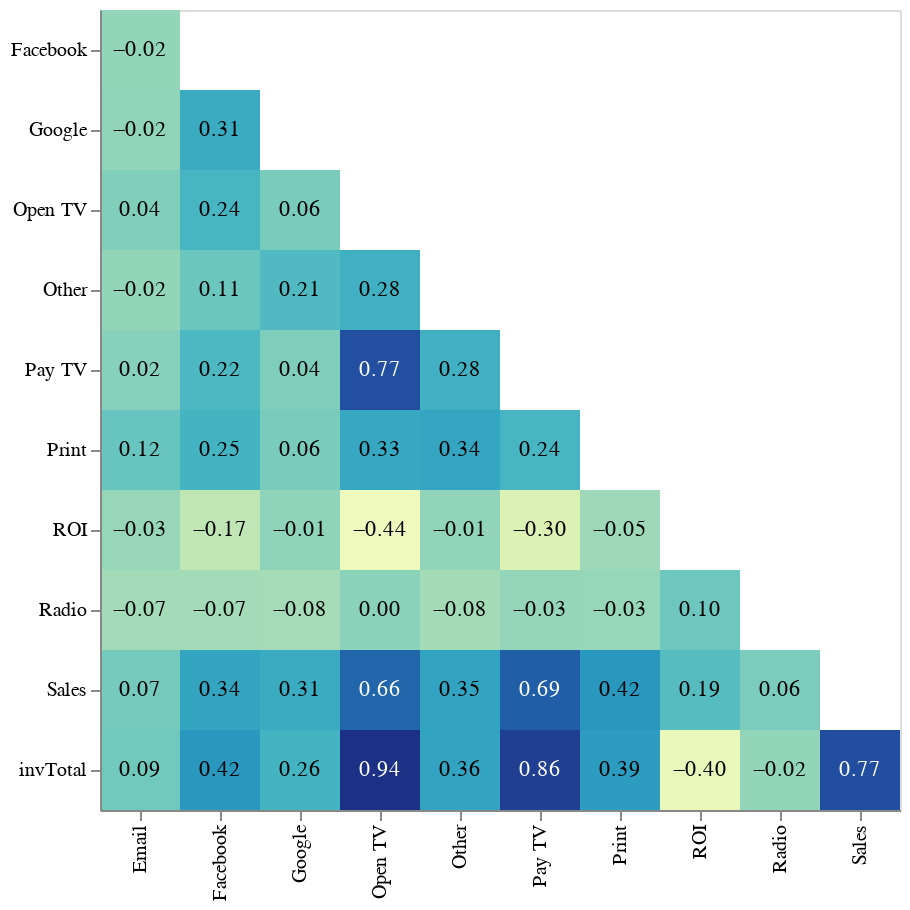

The code cell stored with this chart in its notebook:
### Code cell
viz_corr(df_inv_med)

### Figure 1 — Vega-Lite specification as saved in the notebook (floating-point values rounded to 4 significant figures)
{"config": {"view": {"continuousWidth": 400, "continuousHeight": 300}}, "layer": [{"mark": "rect", "encoding": {"color": {"type": "quantitative", "field": "correlation", "legend": null}, "tooltip": [{"type": "nominal", "field": "var1"}, {"type": "nominal", "field": "var2"}, {"type": "quantitative", "field": "correlation"}], "x": {"type": "nominal", "field": "var1", "title": ""}, "y": {"type": "nominal", "field": "var2", "title": ""}}, "height": {"step": 40}, "transform": [{"filter": "(datum.var1 < datum.var2)"}], "width": {"step": 40}}, {"mark": {"type": "text", "size": 11}, "encoding": {"color": {"condition": {"value": "white", "test": "datum.correlation > 0.5"}, "value": "black"}, "text": {"type": "quantitative", "field": "correlation", "format": ".2f"}, "tooltip": [{"type": "nominal", "field": "var1"}, {"type": "nominal", "field": "var2"}, {"type": "quantitative", "field": "correlation"}], "x": {"type": "nominal", "field": "var1", "title": ""}, "y": {"type": "nominal", "field": "var2", "title": ""}}, "height": {"step": 40}, "transform": [{"filter": "(datum.var1 < datum.var2)"}], "width": {"step": 40}}], "data": {"name": "data-47b351235ad6d168712474230a214c5f"}, "$schema": "https://vega.github.io/schema/vega-lite/v4.8.1.json", "datasets": {"data-47b351235ad6d168712474230a214c5f": [{"var1": "Print", "var2": "Print", "correlation": 1.0}, {"var1": "Other", "var2": "Print", "correlation": 0.3414}, {"var1": "Email", "var2": "Print", "correlation": 0.1227}, {"var1": "Radio", "var2": "Print", "correlation": -0.03048}, {"var1": "Facebook", "var2": "Print", "correlation": 0.2513}, {"var1": "Google", "var2": "Print", "correlation": 0.06205}, {"var1": "Pay TV", "var2": "Print", "correlation": 0.2399}, {"var1": "Open TV", "var2": "Print", "correlation": 0.3262}, {"var1": "invTotal", "var2": "Print", "correlation": 0.3929}, {"var1": "Sales", "var2": "Print", "correlation": 0.4205}, {"var1": "ROI", "var2": "Print", "correlation": -0.05331}, {"var1": "Print", "var2": "Other", "correlation": 0.3414}, {"var1": "Other", "var2": "Other", "correlation": 1.0}, {"var1": "Email", "var2": "Other", "correlation": -0.02176}, {"var1": "Radio", "var2": "Other", "correlation": -0.07708}, {"var1": "Facebook", "var2": "Other", "correlation": 0.107}, {"var1": "Google", "var2": "Other", "correlation": 0.2109}, {"var1": "Pay TV", "var2": "Other", "correlation": 0.2755}, {"var1": "Open TV", "var2": "Other", "correlation": 0.2771}, {"var1": "invTotal", "var2": "Other", "correlation": 0.3565}, {"var1": "Sales", "var2": "Other", "correlation": 0.3535}, {"var1": "ROI", "var2": "Other", "correlation": -0.01443}, {"var1": "Print", "var2": "Email", "correlation": 0.1227}, {"var1": "Other", "var2": "Email", "correlation": -0.02176}, {"var1": "Email", "var2": "Email", "correlation": 1.0}, {"var1": "Radio", "var2": "Email", "correlation": -0.07485}, {"var1": "Facebook", "var2": "Email", "correlation": -0.0213}, {"var1": "Google", "var2": "Email", "correlation": -0.01759}, {"var1": "Pay TV", "var2": "Email", "correlation": 0.01869}, {"var1": "Open TV", "var2": "Email", "correlation": 0.03587}, {"var1": "invTotal", "var2": "Email", "correlation": 0.08924}, {"var1": "Sales", "var2": "Email", "correlation": 0.07314}, {"var1": "ROI", "var2": "Email", "correlation": -0.03392}, {"var1": "Print", "var2": "Radio", "correlation": -0.03048}, {"var1": "Other", "var2": "Radio", "correlation": -0.07708}, {"var1": "Email", "var2": "Radio", "correlation": -0.07485}, {"var1": "Radio", "var2": "Radio", "correlation": 1.0}, {"var1": "Facebook", "var2": "Radio", "correlation": -0.07427}, {"var1": "Google", "var2": "Radio", "correlation": -0.08056}, {"var1": "Pay TV", "var2": "Radio", "correlation": -0.02821}, {"var1": "Open TV", "var2": "Radio", "correlation": 0.003713}, {"var1": "invTotal", "var2": "Radio", "correlation": -0.02285}, {"var1": "Sales", "var2": "Radio", "correlation": 0.05701}, {"var1": "ROI", "var2": "Radio", "correlation": 0.1002}, {"var1": "Print", "var2": "Facebook", "correlation": 0.2513}, {"var1": "Other", "var2": "Facebook", "correlation": 0.107}, {"var1": "Email", "var2": "Facebook", "correlation": -0.0213}, {"var1": "Radio", "var2": "Facebook", "correlation": -0.07427}, {"var1": "Facebook", "var2": "Facebook", "correlation": 1.0}, {"var1": "Google", "var2": "Facebook", "correlation": 0.3093}, {"var1": "Pay TV", "var2": "Facebook", "correlation": 0.2209}, {"var1": "Open TV", "var2": "Facebook", "correlation": 0.2413}, {"var1": "invTotal", "var2": "Facebook", "correlation": 0.4231}, {"var1": "Sales", "var2": "Facebook", "correlation": 0.3429}, {"var1": "ROI", "var2": "Facebook", "correlation": -0.175}, {"var1": "Print", "var2": "Google", "correlation": 0.06205}, {"var1": "Other", "var2": "Google", "correlation": 0.2109}, {"var1": "Email", "var2": "Google", "correlation": -0.01759}, {"var1": "Radio", "var2": "Google", "correlation": -0.08056}, {"var1": "Facebook", "var2": "Google", "correlation": 0.3093}, {"var1": "Google", "var2": "Google", "correlation": 1.0}, {"var1": "Pay TV", "var2": "Google", "correlation": 0.04248}, {"var1": "Open TV", "var2": "Google", "correlation": 0.06335}, {"var1": "invTotal", "var2": "Google", "correlation": 0.2587}, {"var1": "Sales", "var2": "Google", "correlation": 0.3082}, {"var1": "ROI", "var2": "Google", "correlation": -0.009324}, {"var1": "Print", "var2": "Pay TV", "correlation": 0.2399}, {"var1": "Other", "var2": "Pay TV", "correlation": 0.2755}, {"var1": "Email", "var2": "Pay TV", "correlation": 0.01869}, {"var1": "Radio", "var2": "Pay TV", "correlation": -0.02821}, {"var1": "Facebook", "var2": "Pay TV", "correlation": 0.2209}, {"var1": "Google", "var2": "Pay TV", "correlation": 0.04248}, {"var1": "Pay TV", "var2": "Pay TV", "correlation": 1.0}, {"var1": "Open TV", "var2": "Pay TV", "correlation": 0.7653}, {"var1": "invTotal", "var2": "Pay TV", "correlation": 0.8616}, {"var1": "Sales", "var2": "Pay TV", "correlation": 0.6883}, {"var1": "ROI", "var2": "Pay TV", "correlation": -0.304}, {"var1": "Print", "var2": "Open TV", "correlation": 0.3262}, {"var1": "Other", "var2": "Open TV", "correlation": 0.2771}, {"var1": "Email", "var2": "Open TV", "correlation": 0.03587}, {"var1": "Radio", "var2": "Open TV", "correlation": 0.003713}, {"var1": "Facebook", "var2": "Open TV", "correlation": 0.2413}, {"var1": "Google", "var2": "Open TV", "correlation": 0.06335}, {"var1": "Pay TV", "var2": "Open TV", "correlation": 0.7653}, {"var1": "Open TV", "var2": "Open TV", "correlation": 1.0}, {"var1": "invTotal", "var2": "Open TV", "correlation": 0.9404}, {"var1": "Sales", "var2": "Open TV", "correlation": 0.6563}, {"var1": "ROI", "var2": "Open TV", "correlation": -0.438}, {"var1": "Print", "var2": "invTotal", "correlation": 0.3929}, {"var1": "Other", "var2": "invTotal", "correlation": 0.3565}, {"var1": "Email", "var2": "invTotal", "correlation": 0.08924}, {"var1": "Radio", "var2": "invTotal", "correlation": -0.02285}, {"var1": "Facebook", "var2": "invTotal", "correlation": 0.4231}, {"var1": "Google", "var2": "invTotal", "correlation": 0.2587}, {"var1": "Pay TV", "var2": "invTotal", "correlation": 0.8616}, {"var1": "Open TV", "var2": "invTotal", "correlation": 0.9404}, {"var1": "invTotal", "var2": "invTotal", "correlation": 1.0}, {"var1": "Sales", "var2": "invTotal", "correlation": 0.7657}, {"var1": "ROI", "var2": "invTotal", "correlation": -0.4}, {"var1": "Print", "var2": "Sales", "correlation": 0.4205}, {"var1": "Other", "var2": "Sales", "correlation": 0.3535}, {"var1": "Email", "var2": "Sales", "correlation": 0.07314}, {"var1": "Radio", "var2": "Sales", "correlation": 0.05701}, {"var1": "Facebook", "var2": "Sales", "correlation": 0.3429}, {"var1": "Google", "var2": "Sales", "correlation": 0.3082}, {"var1": "Pay TV", "var2": "Sales", "correlation": 0.6883}, {"var1": "Open TV", "var2": "Sales", "correlation": 0.6563}, {"var1": "invTotal", "var2": "Sales", "correlation": 0.7657}, {"var1": "Sales", "var2": "Sales", "correlation": 1.0}, {"var1": "ROI", "var2": "Sales", "correlation": 0.1856}, {"var1": "Print", "var2": "ROI", "correlation": -0.05331}, {"var1": "Other", "var2": "ROI", "correlation": -0.01443}, {"var1": "Email", "var2": "ROI", "correlation": -0.03392}, {"var1": "Radio", "var2": "ROI", "correlation": 0.1002}, {"var1": "Facebook", "var2": "ROI", "correlation": -0.175}, {"var1": "Google", "var2": "ROI", "correlation": -0.009324}, {"var1": "Pay TV", "var2": "ROI", "correlation": -0.304}, {"var1": "Open TV", "var2": "ROI", "correlation": -0.438}, {"var1": "invTotal", "var2": "ROI", "correlation": -0.4}, {"var1": "Sales", "var2": "ROI", "correlation": 0.1856}, {"var1": "ROI", "var2": "ROI", "correlation": 1.0}]}}
